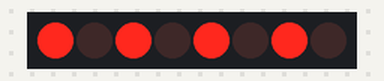
This sketch was run on a simulated Arduino Uno, built with avr-gcc and run on an emulated ATmega328P. Shown: 8 shift-register outputs drawn as a row of LEDs (first output left, lit = HIGH). Wiring (inferred from the names in the program): shift register (74HC595): data pin 12; shift clock pin 9; latch pin 11. Wiring (inferred from the signals the program sends): row of LEDs: on Q0, Q1, Q2, Q3, Q4, Q5, Q6, Q7.

Above: at 0.12 s.
At 2.37 s:
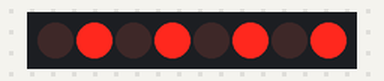
Timing chart, 0 to 3.0 s (numbered marks = the images above):
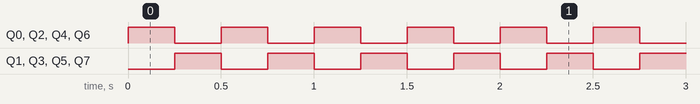

The sketch:

74HC595.ino
```cpp
int latchPin = 11, clockPin = 9, dataPin = 12;
int dt = 250;
byte LED1s = 0xAA;
byte LED2s = 0x55;

void setup() {
  // put your setup code here, to run once:
  pinMode(latchPin, OUTPUT);
  pinMode(dataPin, OUTPUT);
  pinMode(clockPin, OUTPUT);
}

void loop() {
  // put your main code here, to run repeatedly:
  digitalWrite(latchPin,LOW);
  shiftOut(dataPin,clockPin,LSBFIRST,LED1s);
  digitalWrite(latchPin,HIGH);
  delay(dt);
  digitalWrite(latchPin,LOW);
  shiftOut(dataPin,clockPin,LSBFIRST,LED2s);
  digitalWrite(latchPin,HIGH);
  delay(dt);
}
```

Measured:
- by itself, Q0–7: alternates HIGH for 0.25 s and LOW for 0.25 s
